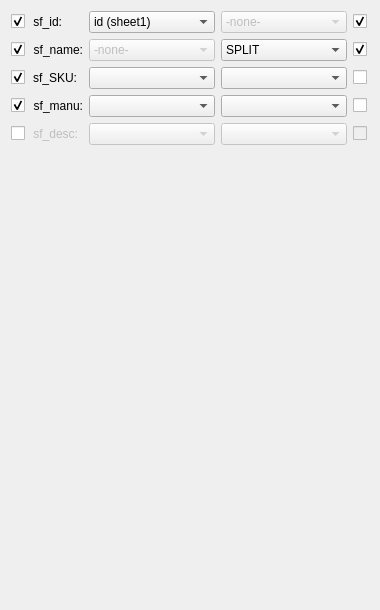
           <widget class="QWidget" name="product_fields_scroll_area_contents">
            <property name="geometry">
             <rect>
              <x>0</x>
              <y>0</y>
              <width>380</width>
              <height>610</height>
             </rect>
            </property>
            <layout class="QGridLayout" name="gridLayout_2">
             <item row="4" column="0">
              <widget class="QCheckBox" name="_4_include_field">
               <property name="sizePolicy">
                <sizepolicy hsizetype="Maximum" vsizetype="Fixed">
                 <horstretch>0</horstretch>
                 <verstretch>0</verstretch>
                </sizepolicy>
               </property>
               <property name="minimumSize">
                <size>
                 <width>16</width>
                 <height>0</height>
                </size>
               </property>
               <property name="font">
                <font>
                 <strikeout>false</strikeout>
                </font>
               </property>
               <property name="layoutDirection">
                <enum>Qt::LayoutDirection::LeftToRight</enum>
               </property>
               <property name="text">
                <string/>
               </property>
               <property name="checked">
                <bool>false</bool>
               </property>
              </widget>
             </item>
             <item row="2" column="0">
              <widget class="QCheckBox" name="_2_include_field">
               <property name="sizePolicy">
                <sizepolicy hsizetype="Maximum" vsizetype="Fixed">
                 <horstretch>0</horstretch>
                 <verstretch>0</verstretch>
                </sizepolicy>
               </property>
               <property name="minimumSize">
                <size>
                 <width>16</width>
                 <height>0</height>
                </size>
               </property>
               <property name="font">
                <font>
                 <strikeout>false</strikeout>
                </font>
               </property>
               <property name="layoutDirection">
                <enum>Qt::LayoutDirection::LeftToRight</enum>
               </property>
               <property name="text">
                <string/>
               </property>
               <property name="checked">
                <bool>true</bool>
               </property>
              </widget>
             </item>
             <item row="3" column="4">
              <widget class="QCheckBox" name="_3_allow_empty">
               <property name="sizePolicy">
                <sizepolicy hsizetype="Maximum" vsizetype="Fixed">
                 <horstretch>0</horstretch>
                 <verstretch>0</verstretch>
                </sizepolicy>
               </property>
               <property name="minimumSize">
                <size>
                 <width>16</width>
                 <height>0</height>
                </size>
               </property>
               <property name="font">
                <font>
                 <strikeout>false</strikeout>
                </font>
               </property>
               <property name="layoutDirection">
                <enum>Qt::LayoutDirection::LeftToRight</enum>
               </property>
               <property name="text">
                <string/>
               </property>
              </widget>
             </item>
             <item row="3" column="1">
              <widget class="QLabel" name="_3_prod_field">
               <property name="sizePolicy">
                <sizepolicy hsizetype="Maximum" vsizetype="Fixed">
                 <horstretch>0</horstretch>
                 <verstretch>0</verstretch>
                </sizepolicy>
               </property>
               <property name="minimumSize">
                <size>
                 <width>0</width>
                 <height>0</height>
                </size>
               </property>
               <property name="text">
                <string>sf_manu:</string>
               </property>
               <property name="alignment">
                <set>Qt::AlignmentFlag::AlignRight|Qt::AlignmentFlag::AlignTrailing|Qt::AlignmentFlag::AlignVCenter</set>
               </property>
              </widget>
             </item>
             <item row="0" column="1">
              <widget class="QLabel" name="_0_prod_field">
               <property name="sizePolicy">
                <sizepolicy hsizetype="Maximum" vsizetype="Fixed">
                 <horstretch>0</horstretch>
                 <verstretch>0</verstretch>
                </sizepolicy>
               </property>
               <property name="minimumSize">
                <size>
                 <width>0</width>
                 <height>0</height>
                </size>
               </property>
               <property name="text">
                <string>sf_id:</string>
               </property>
               <property name="alignment">
                <set>Qt::AlignmentFlag::AlignRight|Qt::AlignmentFlag::AlignTrailing|Qt::AlignmentFlag::AlignVCenter</set>
               </property>
              </widget>
             </item>
             <item row="2" column="3">
              <widget class="QComboBox" name="_2_function_combo">
               <property name="sizePolicy">
                <sizepolicy hsizetype="Expanding" vsizetype="Preferred">
                 <horstretch>0</horstretch>
                 <verstretch>0</verstretch>
                </sizepolicy>
               </property>
               <property name="maximumSize">
                <size>
                 <width>200</width>
                 <height>16777215</height>
                </size>
               </property>
              </widget>
             </item>
             <item row="4" column="1">
              <widget class="QLabel" name="_4_prod_field">
               <property name="enabled">
                <bool>false</bool>
               </property>
               <property name="sizePolicy">
                <sizepolicy hsizetype="Maximum" vsizetype="Fixed">
                 <horstretch>0</horstretch>
                 <verstretch>0</verstretch>
                </sizepolicy>
               </property>
               <property name="minimumSize">
                <size>
                 <width>0</width>
                 <height>0</height>
                </size>
               </property>
               <property name="text">
                <string>sf_desc:</string>
               </property>
               <property name="alignment">
                <set>Qt::AlignmentFlag::AlignRight|Qt::AlignmentFlag::AlignTrailing|Qt::AlignmentFlag::AlignVCenter</set>
               </property>
              </widget>
             </item>
             <item row="1" column="3">
              <widget class="QComboBox" name="_1_function_combo">
               <property name="sizePolicy">
                <sizepolicy hsizetype="Expanding" vsizetype="Preferred">
                 <horstretch>0</horstretch>
                 <verstretch>0</verstretch>
                </sizepolicy>
               </property>
               <property name="maximumSize">
                <size>
                 <width>200</width>
                 <height>16777215</height>
                </size>
               </property>
               <item>
                <property name="text">
                 <string>SPLIT</string>
                </property>
               </item>
              </widget>
             </item>
             <item row="3" column="2">
              <widget class="QComboBox" name="_3_source_combo">
               <property name="sizePolicy">
                <sizepolicy hsizetype="Expanding" vsizetype="Preferred">
                 <horstretch>0</horstretch>
                 <verstretch>0</verstretch>
                </sizepolicy>
               </property>
               <property name="maximumSize">
                <size>
                 <width>200</width>
                 <height>16777215</height>
                </size>
               </property>
              </widget>
             </item>
             <item row="2" column="4">
              <widget class="QCheckBox" name="_2_allow_empty">
               <property name="sizePolicy">
                <sizepolicy hsizetype="Maximum" vsizetype="Fixed">
                 <horstretch>0</horstretch>
                 <verstretch>0</verstretch>
                </sizepolicy>
               </property>
               <property name="minimumSize">
                <size>
                 <width>16</width>
                 <height>0</height>
                </size>
               </property>
               <property name="font">
                <font>
                 <strikeout>false</strikeout>
                </font>
               </property>
               <property name="layoutDirection">
                <enum>Qt::LayoutDirection::LeftToRight</enum>
               </property>
               <property name="text">
                <string/>
               </property>
              </widget>
             </item>
             <item row="4" column="2">
              <widget class="QComboBox" name="_4_source_combo">
               <property name="enabled">
                <bool>false</bool>
               </property>
               <property name="sizePolicy">
                <sizepolicy hsizetype="Expanding" vsizetype="Preferred">
                 <horstretch>0</horstretch>
                 <verstretch>0</verstretch>
                </sizepolicy>
               </property>
               <property name="maximumSize">
                <size>
                 <width>200</width>
                 <height>16777215</height>
                </size>
               </property>
              </widget>
             </item>
             <item row="1" column="1">
              <widget class="QLabel" name="_1_prod_field">
               <property name="sizePolicy">
                <sizepolicy hsizetype="Maximum" vsizetype="Fixed">
                 <horstretch>0</horstretch>
                 <verstretch>0</verstretch>
                </sizepolicy>
               </property>
               <property name="minimumSize">
                <size>
                 <width>0</width>
                 <height>0</height>
                </size>
               </property>
               <property name="text">
                <string>sf_name:</string>
               </property>
               <property name="alignment">
                <set>Qt::AlignmentFlag::AlignRight|Qt::AlignmentFlag::AlignTrailing|Qt::AlignmentFlag::AlignVCenter</set>
               </property>
              </widget>
             </item>
             <item row="2" column="1">
              <widget class="QLabel" name="_2_prod_field">
               <property name="sizePolicy">
                <sizepolicy hsizetype="Maximum" vsizetype="Fixed">
                 <horstretch>0</horstretch>
                 <verstretch>0</verstretch>
                </sizepolicy>
               </property>
               <property name="minimumSize">
                <size>
                 <width>0</width>
                 <height>0</height>
                </size>
               </property>
               <property name="text">
                <string>sf_SKU:</string>
               </property>
               <property name="alignment">
                <set>Qt::AlignmentFlag::AlignRight|Qt::AlignmentFlag::AlignTrailing|Qt::AlignmentFlag::AlignVCenter</set>
               </property>
              </widget>
             </item>
             <item row="1" column="0">
              <widget class="QCheckBox" name="_1_include_field">
               <property name="sizePolicy">
                <sizepolicy hsizetype="Maximum" vsizetype="Fixed">
                 <horstretch>0</horstretch>
                 <verstretch>0</verstretch>
                </sizepolicy>
               </property>
               <property name="minimumSize">
                <size>
                 <width>16</width>
                 <height>0</height>
                </size>
               </property>
               <property name="font">
                <font>
                 <strikeout>false</strikeout>
                </font>
               </property>
               <property name="layoutDirection">
                <enum>Qt::LayoutDirection::LeftToRight</enum>
               </property>
               <property name="text">
                <string/>
               </property>
               <property name="checked">
                <bool>true</bool>
               </property>
              </widget>
             </item>
             <item row="2" column="2">
              <widget class="QComboBox" name="_2_source_combo">
               <property name="sizePolicy">
                <sizepolicy hsizetype="Expanding" vsizetype="Preferred">
                 <horstretch>0</horstretch>
                 <verstretch>0</verstretch>
                </sizepolicy>
               </property>
               <property name="maximumSize">
                <size>
                 <width>200</width>
                 <height>16777215</height>
                </size>
               </property>
              </widget>
             </item>
             <item row="0" column="3">
              <widget class="QComboBox" name="_0_function_combo">
               <property name="enabled">
                <bool>false</bool>
               </property>
               <property name="sizePolicy">
                <sizepolicy hsizetype="Expanding" vsizetype="Preferred">
                 <horstretch>0</horstretch>
                 <verstretch>0</verstretch>
                </sizepolicy>
               </property>
               <property name="maximumSize">
                <size>
                 <width>200</width>
                 <height>16777215</height>
                </size>
               </property>
               <item>
                <property name="text">
                 <string>-none-</string>
                </property>
               </item>
              </widget>
             </item>
             <item row="1" column="2">
              <widget class="QComboBox" name="_1_source_combo">
               <property name="enabled">
                <bool>false</bool>
               </property>
               <property name="sizePolicy">
                <sizepolicy hsizetype="Expanding" vsizetype="Preferred">
                 <horstretch>0</horstretch>
                 <verstretch>0</verstretch>
                </sizepolicy>
               </property>
               <property name="maximumSize">
                <size>
                 <width>200</width>
                 <height>16777215</height>
                </size>
               </property>
               <item>
                <property name="text">
                 <string>-none-</string>
                </property>
               </item>
              </widget>
             </item>
             <item row="0" column="2">
              <widget class="QComboBox" name="_0_source_combo">
               <property name="sizePolicy">
                <sizepolicy hsizetype="Expanding" vsizetype="Preferred">
                 <horstretch>0</horstretch>
                 <verstretch>0</verstretch>
                </sizepolicy>
               </property>
               <property name="maximumSize">
                <size>
                 <width>200</width>
                 <height>16777215</height>
                </size>
               </property>
               <property name="sizeAdjustPolicy">
                <enum>QComboBox::SizeAdjustPolicy::AdjustToContentsOnFirstShow</enum>
               </property>
               <property name="frame">
                <bool>true</bool>
               </property>
               <property name="labelDrawingMode">
                <enum>QComboBox::LabelDrawingMode::UseStyle</enum>
               </property>
               <item>
                <property name="text">
                 <string>id (sheet1)</string>
                </property>
               </item>
               <item>
                <property name="text">
                 <string>name (sheet2)</string>
                </property>
               </item>
              </widget>
             </item>
             <item row="4" column="4">
              <widget class="QCheckBox" name="_4_allow_empty">
               <property name="enabled">
                <bool>false</bool>
               </property>
               <property name="sizePolicy">
                <sizepolicy hsizetype="Maximum" vsizetype="Fixed">
                 <horstretch>0</horstretch>
                 <verstretch>0</verstretch>
                </sizepolicy>
               </property>
               <property name="minimumSize">
                <size>
                 <width>16</width>
                 <height>0</height>
                </size>
               </property>
               <property name="font">
                <font>
                 <strikeout>false</strikeout>
                </font>
               </property>
               <property name="layoutDirection">
                <enum>Qt::LayoutDirection::LeftToRight</enum>
               </property>
               <property name="text">
                <string/>
               </property>
              </widget>
             </item>
             <item row="3" column="0">
              <widget class="QCheckBox" name="_3_include_field">
               <property name="sizePolicy">
                <sizepolicy hsizetype="Maximum" vsizetype="Fixed">
                 <horstretch>0</horstretch>
                 <verstretch>0</verstretch>
                </sizepolicy>
               </property>
               <property name="minimumSize">
                <size>
                 <width>16</width>
                 <height>0</height>
                </size>
               </property>
               <property name="font">
                <font>
                 <strikeout>false</strikeout>
                </font>
               </property>
               <property name="layoutDirection">
                <enum>Qt::LayoutDirection::LeftToRight</enum>
               </property>
               <property name="text">
                <string/>
               </property>
               <property name="checked">
                <bool>true</bool>
               </property>
              </widget>
             </item>
             <item row="4" column="3">
              <widget class="QComboBox" name="_4_function_combo">
               <property name="enabled">
                <bool>false</bool>
               </property>
               <property name="sizePolicy">
                <sizepolicy hsizetype="Expanding" vsizetype="Preferred">
                 <horstretch>0</horstretch>
                 <verstretch>0</verstretch>
                </sizepolicy>
               </property>
               <property name="maximumSize">
                <size>
                 <width>200</width>
                 <height>16777215</height>
                </size>
               </property>
              </widget>
             </item>
             <item row="0" column="4">
              <widget class="QCheckBox" name="_0_allow_empty">
               <property name="sizePolicy">
                <sizepolicy hsizetype="Maximum" vsizetype="Fixed">
                 <horstretch>0</horstretch>
                 <verstretch>0</verstretch>
                </sizepolicy>
               </property>
               <property name="minimumSize">
                <size>
                 <width>16</width>
                 <height>0</height>
                </size>
               </property>
               <property name="maximumSize">
                <size>
                 <width>16777215</width>
                 <height>16777215</height>
                </size>
               </property>
               <property name="font">
                <font>
                 <strikeout>false</strikeout>
                </font>
               </property>
               <property name="layoutDirection">
                <enum>Qt::LayoutDirection::LeftToRight</enum>
               </property>
               <property name="text">
                <string/>
               </property>
               <property name="checked">
                <bool>true</bool>
               </property>
              </widget>
             </item>
             <item row="1" column="4">
              <widget class="QCheckBox" name="_1_allow_empty">
               <property name="sizePolicy">
                <sizepolicy hsizetype="Maximum" vsizetype="Fixed">
                 <horstretch>0</horstretch>
                 <verstretch>0</verstretch>
                </sizepolicy>
               </property>
               <property name="minimumSize">
                <size>
                 <width>16</width>
                 <height>0</height>
                </size>
               </property>
               <property name="font">
                <font>
                 <strikeout>false</strikeout>
                </font>
               </property>
               <property name="layoutDirection">
                <enum>Qt::LayoutDirection::LeftToRight</enum>
               </property>
               <property name="text">
                <string/>
               </property>
               <property name="checked">
                <bool>true</bool>
               </property>
              </widget>
             </item>
             <item row="0" column="0">
              <widget class="QCheckBox" name="_0_include_field">
               <property name="sizePolicy">
                <sizepolicy hsizetype="Maximum" vsizetype="Fixed">
                 <horstretch>0</horstretch>
                 <verstretch>0</verstretch>
                </sizepolicy>
               </property>
               <property name="minimumSize">
                <size>
                 <width>16</width>
                 <height>0</height>
                </size>
               </property>
               <property name="maximumSize">
                <size>
                 <width>16777215</width>
                 <height>16777215</height>
                </size>
               </property>
               <property name="font">
                <font>
                 <strikeout>false</strikeout>
                </font>
               </property>
               <property name="layoutDirection">
                <enum>Qt::LayoutDirection::LeftToRight</enum>
               </property>
               <property name="text">
                <string/>
               </property>
               <property name="checked">
                <bool>true</bool>
               </property>
              </widget>
             </item>
             <item row="3" column="3">
              <widget class="QComboBox" name="_3_function_combo">
               <property name="sizePolicy">
                <sizepolicy hsizetype="Expanding" vsizetype="Preferred">
                 <horstretch>0</horstretch>
                 <verstretch>0</verstretch>
                </sizepolicy>
               </property>
               <property name="maximumSize">
                <size>
                 <width>200</width>
                 <height>16777215</height>
                </size>
               </property>
              </widget>
             </item>
             <item row="5" column="0" colspan="4">
              <spacer name="verticalSpacer">
               <property name="orientation">
                <enum>Qt::Orientation::Vertical</enum>
               </property>
               <property name="sizeHint" stdset="0">
                <size>
                 <width>20</width>
                 <height>40</height>
                </size>
               </property>
              </spacer>
             </item>
            </layout>
           </widget>
